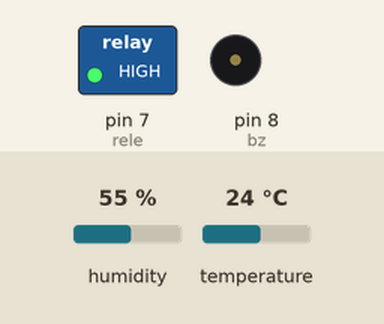
A sketch run on a simulated Arduino Uno, built with avr-gcc and run on an emulated ATmega328P. On the bench: switched loads named in the sketch (green lamp = pin HIGH), buzzer (waves = sounding). Inputs (shaded band) come from the test bench; at power-on: temperature 24 °C, humidity 55 %.

Above: at 3.8 s.
3.9 s: temperature set to 34 °C
7.8 s: temperature set to 37 °C
At 10.5 s:
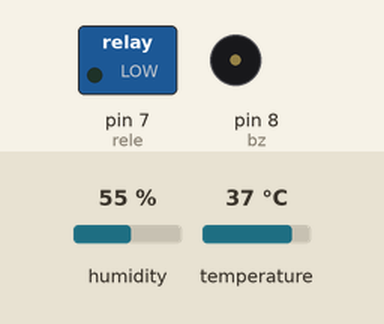
11.7 s: temperature set to 12 °C
At 13.3 s:
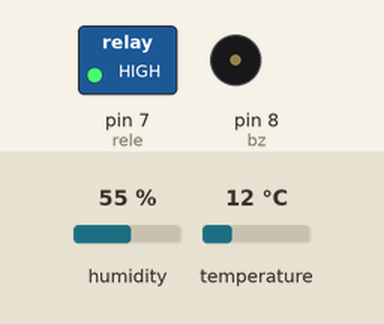
Timing chart, 0 to 22.8 s (numbered marks = the images above; inputs shaded):
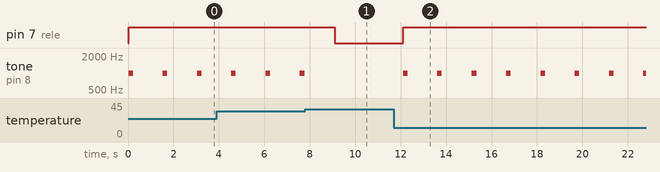

Measured:
- the behaviour switches between 35 and 36 °C on temperature (found by bisection; images 0 and 1)
- after the input at 7.8 s, pin 7 (rele): HIGH → LOW after 1.3 s; tone on pin 8 (bz): stops changing and stays silent
- after the input at 11.7 s, pin 7 (rele): LOW → HIGH after 0.42 s; tone on pin 8 (bz): alternates 1000 Hz for 0.20 s and silent for 1.3 s, starting after 0.42 s
- by itself, tone on pin 8 (bz): alternates 1000 Hz for 0.20 s and silent for 1.3 s

The sketch:

Projeto_121_Mini_Incubadora_com_Alarme.ino
```cpp
// Projeto 121 - Mini Incubadora com Alarme
// Arduino Uno | Arduino Neon Lab

#include <DHT.h>

 DHT dht(2,DHT11); int rele=7,bz=8;
 void setup(){ dht.begin(); pinMode(rele,OUTPUT); }
 void loop(){
   float t = dht.readTemperature();
   if(t < 36 || t > 38){ digitalWrite(rele,HIGH); tone(bz,1000,200); }
   else { digitalWrite(rele,LOW); noTone(bz); }
   delay(1500);
 }
```
